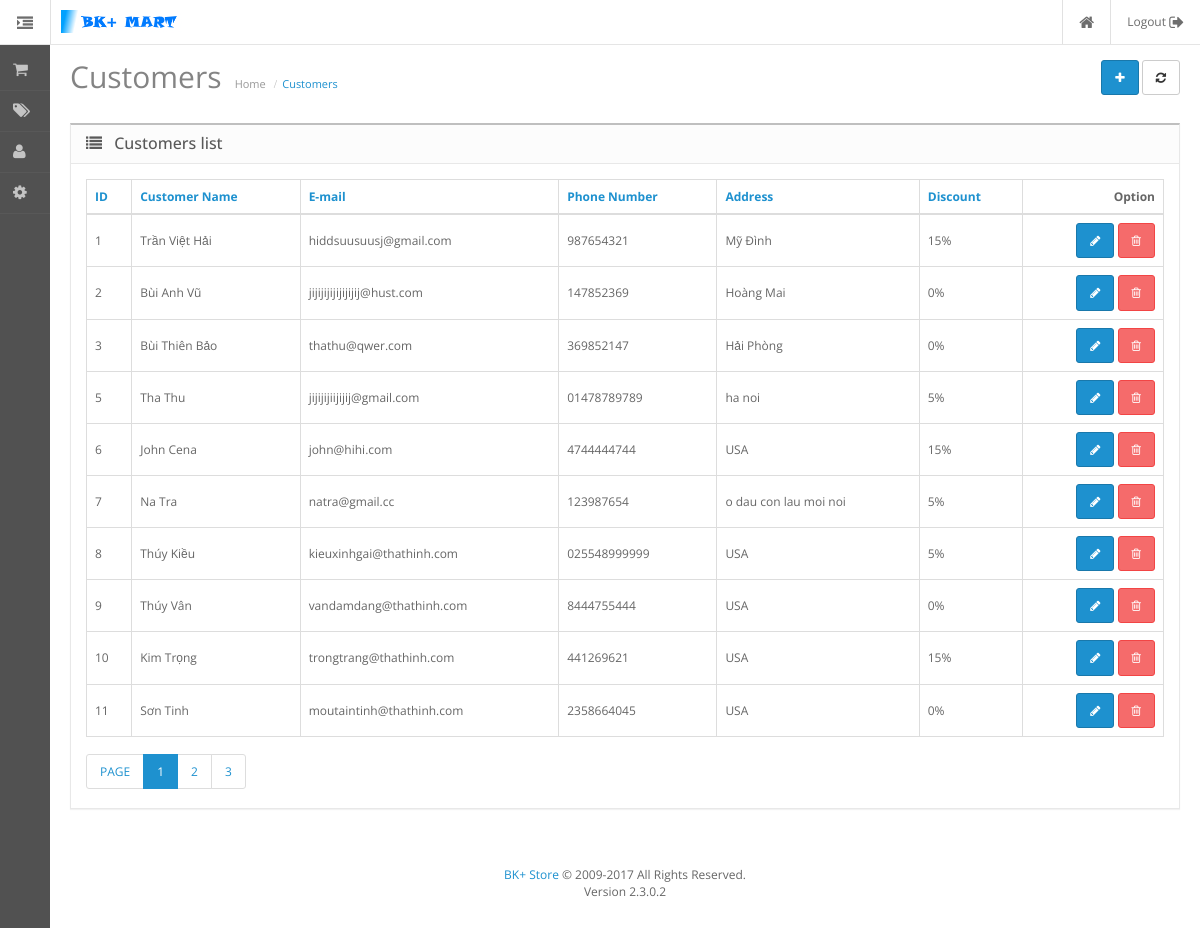
The page /admin/index.php?action=customer_list (signed in) on the database its author committed.
### tables this page shows
CREATE TABLE `customer` (
  `id` int(255) NOT NULL,
  `name` varchar(50) NOT NULL,
  `email` varchar(50) NOT NULL,
  `phone` varchar(15) NOT NULL,
  `address` varchar(128) NOT NULL,
  `type` int(11) NOT NULL DEFAULT '1'
);

### system/admin.php (called while the page is built, shortened)
<?php
function load_header(){
    require 'widget/header.php';
}
function load_footer(){
    require 'widget/footer.php';
}
function load_widget($widget){
    require 'widget/'.$widget.'.php';
}
function load_sidebar(){
    require 'widget/sidebar.php';
}

### admin/action/customer_list.php (called while the page is built, shortened)
<?php
load_widget('content-customer_list');

### admin/widget/content-customer_list.php (the view, shortened to what this page needs)
<?php
if (!isset($_GET["page"])) $page = 1;  else {$page=$_GET["page"];}
$result_per_page = 10;
$start_page=($page-1)*$result_per_page;
$sql = "SELECT * FROM `customer` LIMIT ".$start_page.",".$result_per_page;
$num_sql = "SELECT COUNT(id) AS total FROM `customer` ";
$customer = filterTable($sql);
$total_records = filterTable($num_sql);
function filterTable($query)
{
    $connect = mysqli_connect("localhost", "root", "", "banhang2");
    $filter_Result = mysqli_query($connect, $query);
    return $filter_Result;
}
?>
<div id="content">
    <div class="page-header">
        <div class="container-fluid">
            <div class="pull-right">
                <a href="admin/index.php?action=customer_add" data-toggle="tooltip" title="Add New Customer" class="btn btn-primary">
                    <i class="fa fa-plus"></i></a> <a href="admin/index.php?action=customer_list" data-toggle="tooltip" title="Rebuild" class="btn btn-default"><i class="fa fa-refresh"></i></a>
            </div>
            <h1>Customers</h1>
            <ul class="breadcrumb">
                <li><a >Home</a></li>
                <li><a >Customers</a></li>
            </ul>
        </div>
    </div>
    <div class="container-fluid">
        <div class="panel panel-default">
            <div class="panel-heading">
                <h3 class="panel-title"><i class="fa fa-list"></i> Customers list</h3>
            </div>
            <div class="panel-body">
                <div class="table-responsive">
                    <table class="table table-bordered table-hover">
                        <thead>
                            <tr>
                                <td class="text-left">                    <a>ID</a>
                                </td>
                                <td class="text-left">                    <a>Customer Name</a>
                                </td>
                                <td class="text-left">                    <a>E-mail</a>
                                </td>
                                <td class="text-left">                    <a>Phone Number</a>
                                </td>
                                <td class="text-left">                    <a>Address</a>
                                </td>
                                <td class="text-left">                    <a>Discount</a>
                                </td>
                                <td class="text-right">Option</td>
                            </tr>
                        </thead>
                        <tbody>
                            <?PHP foreach ($customer as $item) {
                                ?>
                                <tr>
                                    <td class="text-left"><?PHP echo $item['id']; ?> </a></td>
                                    <td class="text-left"><?PHP echo $item['name']; ?></td>
                                    <td class="text-left"><?PHP echo $item['email']; ?></td>
                                    <td class="text-left"><?PHP echo $item['phone']; ?></td>
                                    <td class="text-left"><?PHP echo $item['address']; ?></td>
                                    <td class="text-left"><?PHP if($item['type'] == 1){echo '0%';}else if($item['type'] == 2){echo '5%';}else{echo '15%';}?></td>
                                    <td class="text-right">
                                        <form method="post" action="admin/index.php?action=customer_delete" >
                                            <a href="admin/index.php?action=customer_edit&customer_id=<?PHP echo $item['id'] ?>" title="Edit" class="btn btn-primary"> <i class="fa fa-pencil"></i></a>
                                            <a href="" onclick="$(this).parent().submit(); return false;" title="Delete" class="btn btn-danger"><i class="fa fa-trash-o"></i></a>
                                        </form>
                                    </td>
                                </tr>
                            <?PHP } ?>
                        </tbody>
                    </table>
                </div>
                <div class="row">
                    <div class="col-sm-6 text-left">
                        <ul class="pagination">
                            <li><span>PAGE</span></li>
                            <?PHP
                        $row = $total_records->fetch_assoc();
                        $total_pages = ceil($row["total"] / $result_per_page);
                        for ($i=1; $i<=$total_pages; $i++) { ?>
                            <li class="<?PHP if($i == $page) echo "active";?>">
                                <a href="admin/index.php?action=customer_list&page=<?PHP echo $i;?>"><?PHP echo $i; ?></a>
                            </li>
                            <?PHP }
                        ?>
                        </ul>
                    </div>
                </div>
            </div>
        </div>
    </div>
</div>

### public/admin/stylesheet/stylesheet.css (style rules this page uses)
html, body { height: 100%; margin: 0; padding: 0; font-family: 'Open Sans', sans-serif; font-size: 12px; color: #666666; text-rendering: optimizeLegibility; }
h1, h2, h3, h4, h5, h6, p { margin-top: 0; }
.page-header { vertical-align: middle; margin: 15px 0; padding: 0; border-bottom: none; }
.page-header h1 { font-family: 'Open Sans', sans-serif; font-weight: 400; font-size: 30px; color: #848484; display: inline-block; margin-bottom: 15px; }
.breadcrumb { display: inline-block; background: none; margin: 0; padding: 0 10px; }
.breadcrumb li a { color: #999999; font-size: 11px; padding: 0px; margin: 0px; }
.breadcrumb li:last-child a { color: #1e91cf; }
.breadcrumb li + li:before { content: "/"; font-family: FontAwesome; color: #BBBBBB; padding: 0 5px; }
.container-fluid { padding-left: 20px; padding-right: 20px; }
#content { padding-bottom: 40px; transition: all 0.3s; }
#column-left + #content { margin-left: 50px; }
.table thead td { font-weight: bold; }
.table thead > tr > td, .table tbody > tr > td { vertical-align: middle; }
.pagination { margin: 0; }
.panel { border-radius: 0px; }
.panel .panel-heading { position: relative; }
.panel-heading h3 i { margin-right: 8px; -webkit-tap-highlight-color: rgba(0,0,0,0); }
.panel-heading i { font-size: 16px; font-weight: 500; }
.panel-heading h3 { font-size: 16px; font-weight: 500; display: inline-block; }
.panel-default { border: 1px solid #e8e8e8; border-top: 2px solid #bfbfbf; }
.panel-default .panel-heading { color: #595959; border-color: #e8e8e8; background: #fcfcfc; }

### rows shown on the page
customer: id "1", name "Trần Việt Hải", email "hiddsuusuusj@gmail.com", phone "987654321", address "Mỹ Đình", type "15%"
customer: id "2", name "Bùi Anh Vũ", email "jijijijijijijijij@hust.com", phone "147852369", address "Hoàng Mai", type "0%"
customer: id "3", name "Bùi Thiên Bảo", email "thathu@qwer.com", phone "369852147", address "Hải Phòng", type "0%"
customer: id "5", name "Tha Thu", email "jijijijiijijij@gmail.com", phone "01478789789", address "ha noi", type "5%"
customer: id "6", name "John Cena", email "john@hihi.com", phone "4744444744", address "USA", type "15%"
customer: id "7", name "Na Tra", email "natra@gmail.cc", phone "123987654", address "o dau con lau moi noi", type "5%"
customer: id "8", name "Thúy Kiều", email "kieuxinhgai@thathinh.com", phone "025548999999", address "USA", type "5%"
customer: id "9", name "Thúy Vân", email "vandamdang@thathinh.com", phone "8444755444", address "USA", type "0%"
customer: id "10", name "Kim Trọng", email "trongtrang@thathinh.com", phone "441269621", address "USA", type "15%"
customer: id "11", name "Sơn Tinh", email "moutaintinh@thathinh.com", phone "2358664045", address "USA", type "0%"
